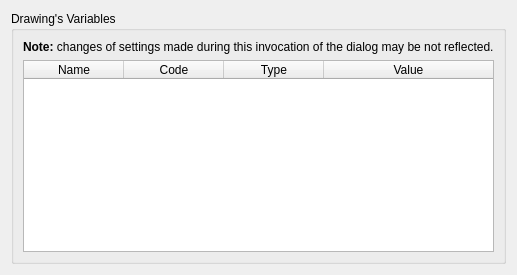
     <widget class="QWidget" name="tabVars">
      <attribute name="title">
       <string>Variables</string>
      </attribute>
      <layout class="QGridLayout" name="gridLayout_18">
       <item row="0" column="0">
        <widget class="QGroupBox" name="groupBox_5">
         <property name="title">
          <string>Drawing's Variables</string>
         </property>
         <layout class="QGridLayout" name="gridLayout_19">
          <item row="0" column="0">
           <widget class="QLabel" name="label_19">
            <property name="text">
             <string>&lt;b&gt;Note:&lt;/b&gt; changes of settings made during this invocation of the dialog may be not reflected.</string>
            </property>
           </widget>
          </item>
          <item row="1" column="0">
           <widget class="QTableWidget" name="tabVariables">
            <property name="editTriggers">
             <set>QAbstractItemView::NoEditTriggers</set>
            </property>
            <property name="columnCount">
             <number>4</number>
            </property>
            <attribute name="horizontalHeaderShowSortIndicator" stdset="0">
             <bool>true</bool>
            </attribute>
            <attribute name="horizontalHeaderStretchLastSection">
             <bool>true</bool>
            </attribute>
            <attribute name="verticalHeaderVisible">
             <bool>false</bool>
            </attribute>
            <column>
             <property name="text">
              <string>Name</string>
             </property>
            </column>
            <column>
             <property name="text">
              <string>Code</string>
             </property>
            </column>
            <column>
             <property name="text">
              <string>Type</string>
             </property>
            </column>
            <column>
             <property name="text">
              <string>Value</string>
             </property>
            </column>
           </widget>
          </item>
         </layout>
        </widget>
       </item>
      </layout>
     </widget>
